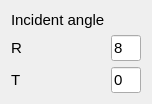
        <widget class="QWidget" name="gridLayoutWidget_6">
         <property name="geometry">
          <rect>
           <x>10</x>
           <y>340</y>
           <width>151</width>
           <height>101</height>
          </rect>
         </property>
         <layout class="QGridLayout" name="gridLayout_5">
          <item row="2" column="0">
           <widget class="QLabel" name="RT_label_d_3">
            <property name="sizePolicy">
             <sizepolicy hsizetype="Maximum" vsizetype="Maximum">
              <horstretch>0</horstretch>
              <verstretch>0</verstretch>
             </sizepolicy>
            </property>
            <property name="maximumSize">
             <size>
              <width>60</width>
              <height>20</height>
             </size>
            </property>
            <property name="font">
             <font>
              <pointsize>11</pointsize>
              <weight>50</weight>
              <bold>false</bold>
              <kerning>true</kerning>
             </font>
            </property>
            <property name="text">
             <string>T</string>
            </property>
           </widget>
          </item>
          <item row="1" column="0">
           <widget class="QLabel" name="RT_label_d_2">
            <property name="sizePolicy">
             <sizepolicy hsizetype="Maximum" vsizetype="Maximum">
              <horstretch>0</horstretch>
              <verstretch>0</verstretch>
             </sizepolicy>
            </property>
            <property name="maximumSize">
             <size>
              <width>60</width>
              <height>20</height>
             </size>
            </property>
            <property name="font">
             <font>
              <pointsize>11</pointsize>
              <weight>50</weight>
              <bold>false</bold>
              <kerning>true</kerning>
             </font>
            </property>
            <property name="text">
             <string>R</string>
            </property>
           </widget>
          </item>
          <item row="0" column="0">
           <widget class="QLabel" name="one_label_28">
            <property name="font">
             <font>
              <pointsize>11</pointsize>
              <kerning>true</kerning>
             </font>
            </property>
            <property name="text">
             <string>Incident angle</string>
            </property>
           </widget>
          </item>
          <item row="1" column="1">
           <widget class="QLineEdit" name="RT_angle_R">
            <property name="sizePolicy">
             <sizepolicy hsizetype="Fixed" vsizetype="Fixed">
              <horstretch>0</horstretch>
              <verstretch>0</verstretch>
             </sizepolicy>
            </property>
            <property name="maximumSize">
             <size>
              <width>30</width>
              <height>16777215</height>
             </size>
            </property>
            <property name="font">
             <font>
              <pointsize>11</pointsize>
              <kerning>true</kerning>
             </font>
            </property>
            <property name="text">
             <string>8</string>
            </property>
           </widget>
          </item>
          <item row="2" column="1">
           <widget class="QLineEdit" name="RT_angle_T">
            <property name="sizePolicy">
             <sizepolicy hsizetype="Fixed" vsizetype="Fixed">
              <horstretch>0</horstretch>
              <verstretch>0</verstretch>
             </sizepolicy>
            </property>
            <property name="maximumSize">
             <size>
              <width>30</width>
              <height>16777215</height>
             </size>
            </property>
            <property name="font">
             <font>
              <pointsize>11</pointsize>
              <kerning>true</kerning>
             </font>
            </property>
            <property name="text">
             <string>0</string>
            </property>
           </widget>
          </item>
         </layout>
        </widget>
